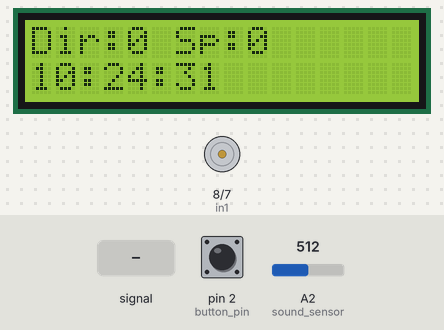
Simulated run of this sketch. Board: Arduino Uno, built with avr-gcc and run on an emulated ATmega328P. Shown: 16×2 character LCD, motor-driver pin pairs drawn as motors (green arrow = first pin HIGH = forward, orange = second pin HIGH = backward, longer = more drive, scaled by the enable pin). The inputs (shaded band) are chosen by the test bench; at power-on: A2 (sound_sensor) = 512, pin 2 (button_pin) LOW. The local clock reads 2024-03-15 10:24:30 at power-on unless the sketch sets it.

Above: at 1.6 s.
1.7 s: A2 (sound_sensor) fed a 200 Hz sine of ±460 counts around its level
At 3.5 s:
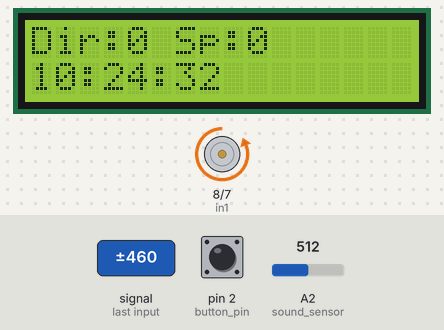
4.7 s: A2 (sound_sensor) set to 490
At 7.5 s:
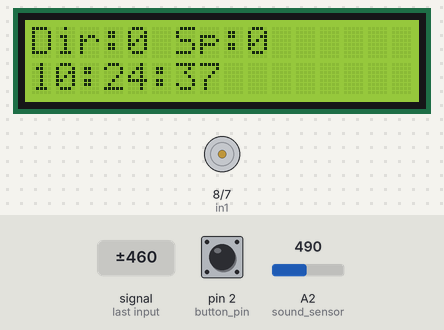
7.7 s: pin 2 (button_pin) pulled HIGH for 0.15 s
9.3 s: A2 (sound_sensor) fed a 2 Hz sine of ±306 counts around its level
At 10.4 s:
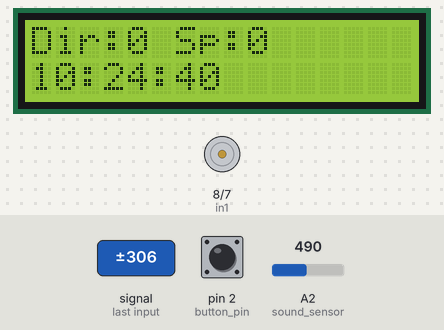
12.3 s: pin 2 (button_pin) pulled HIGH for 1 s
13.9 s: A2 (sound_sensor) fed a 50 Hz sine of ±306 counts around its level
At 17.15 s:
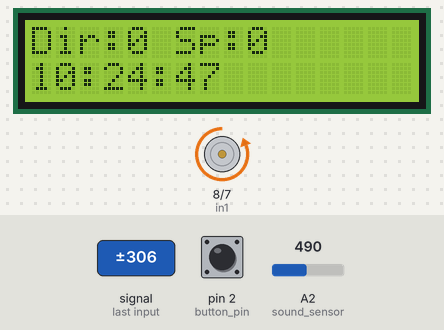
Timing chart, 0 to 17.9 s (numbered marks = the images above; inputs shaded):
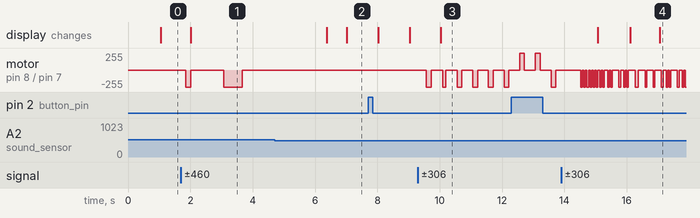

The sketch:

Lab_3.ino
```cpp
/* EECE.4520 Microprocessors II & Embedded Systems
Project: Lab 3: Audio-Driven Kinetic Sculpture with Infrared Control
Kimson Lam and Nathan Hoang

References:
https://docs.arduino.cc/tutorials/motor-shield-rev3/msr3-controlling-dc-motor/
https://docs.arduino.cc/learn/electronics/lcd-displays/
https://soldered.com/learn/hum-rtc-real-time-clock-ds1307/
https://sensorkit.arduino.cc/sensorkit/module/lessons/lesson/06-the-sound-sensor
https://lastminuteengineers.com/l293d-dc-motor-arduino-tutorial/
*/

#include <LiquidCrystal.h>
#include <DS3231.h>
#include <Wire.h>

// Button
const int button_pin = 2;

// Sound sensor
const int sound_sensor = A2;

// RTC (I2C)
DS3231 rtc(A4, A5);
volatile DateTime now;

// Motor driver (L293D)
const int enA = 9;
const int in1 = 8;
const int in2 = 7;

// LCD pins
LiquidCrystal lcd(12, 11, 5, 4, 3, 6);

// Globals
volatile String dirLabel = "C";     // “C” or “CC”
volatile String speedLabel = "0";   // “Full”, “3/4”, “1/2”, or “0”

void setup() {
    Serial.begin(9600);

    pinMode(button_pin, INPUT);
    pinMode(in1, OUTPUT);
    pinMode(in2, OUTPUT);
    pinMode(enA, OUTPUT);

    now = rtc.now();

    lcd.begin(16, 2);
    lcd.print("Initializing...");

    // Timer1 interrupt at 1 Hz
    cli();
    TCCR1A = 0;
    TCCR1B = 0;
    TCNT1 = 0;
    OCR1A = 15624;                       // 1 Hz
    TCCR1B |= (1 << WGM12);
    TCCR1B |= (1 << CS12) | (1 << CS10); // 1024 prescaler
    TIMSK1 |= (1 << OCIE1A);
    sei();
}

void loop() {

    // Motor direction from button
    if (digitalRead(button_pin) == HIGH) {
        digitalWrite(in1, HIGH);
        digitalWrite(in2, LOW);
        dirLabel = "CC";   // counter-clockwise
    } else {
        digitalWrite(in1, LOW);
        digitalWrite(in2, HIGH);
        dirLabel = "C";    // clockwise
    }

    // Read sound and set speed
    int raw = analogRead(sound_sensor);
    update_fan_speed(raw);

    delay(50);
}

// Timer interrupt: update LCD every second
ISR(TIMER1_COMPA_vect) {
    now = rtc.now();  // Get actual HH:MM:SS

    lcd.clear();

    // Row 1: Direction + Speed label
    lcd.setCursor(0, 0);
    lcd.print("Dir:");
    lcd.print(dirLabel);
    lcd.print(" Sp:");
    lcd.print(speedLabel);

    // Row 2: Display RTC clock HH:MM:SS
    lcd.setCursor(0, 1);
    lcd.print(now.hour() < 10 ? "0" : ""); lcd.print(now.hour());
    lcd.print(":");
    lcd.print(now.minute() < 10 ? "0" : ""); lcd.print(now.minute());
    lcd.print(":");
    lcd.print(now.second() < 10 ? "0" : ""); lcd.print(now.second());
}

// ---- Convert sound into speed levels ----
void update_fan_speed(int sound_value) {
    int out = 0;

    if (sound_value >= 700) {
        out = 255;
        speedLabel = "Full";
    }
    else if (sound_value >= 500) {
        out = 191;
        speedLabel = "3/4";
    }
    else if (sound_value >= 300) {
        out = 127;
        speedLabel = "1/2";
    }
    else {
        out = 0;
        speedLabel = "0";
    }

    analogWrite(enA, out);
}
```

Measured:
- after the input at 1.7 s, motor on pin 8 (in1) / pin 7 (in2): stopped → backward 255/255 after 0.16 s, → stopped 0.16 s later, → backward 255/255 1.1 s later, → stopped 0.60 s later
- after the input at 4.7 s, motor on pin 8 (in1) / pin 7 (in2): stops changing and stays stopped
- after the input at 9.3 s, motor on pin 8 (in1) / pin 7 (in2): alternates backward 255/255 for 0.15 s and stopped for 0.35 s, starting after 0.27 s
